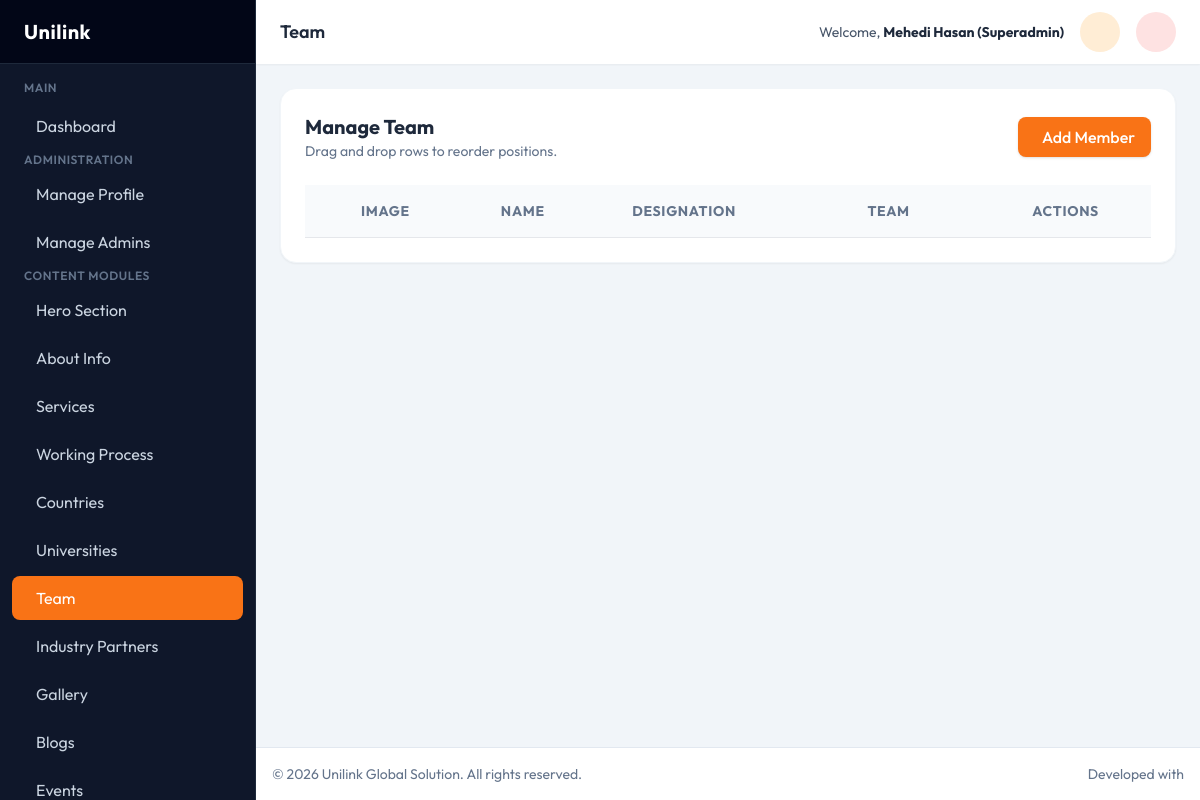
The page /admin/team.php (signed in) on the database as committed earlier.
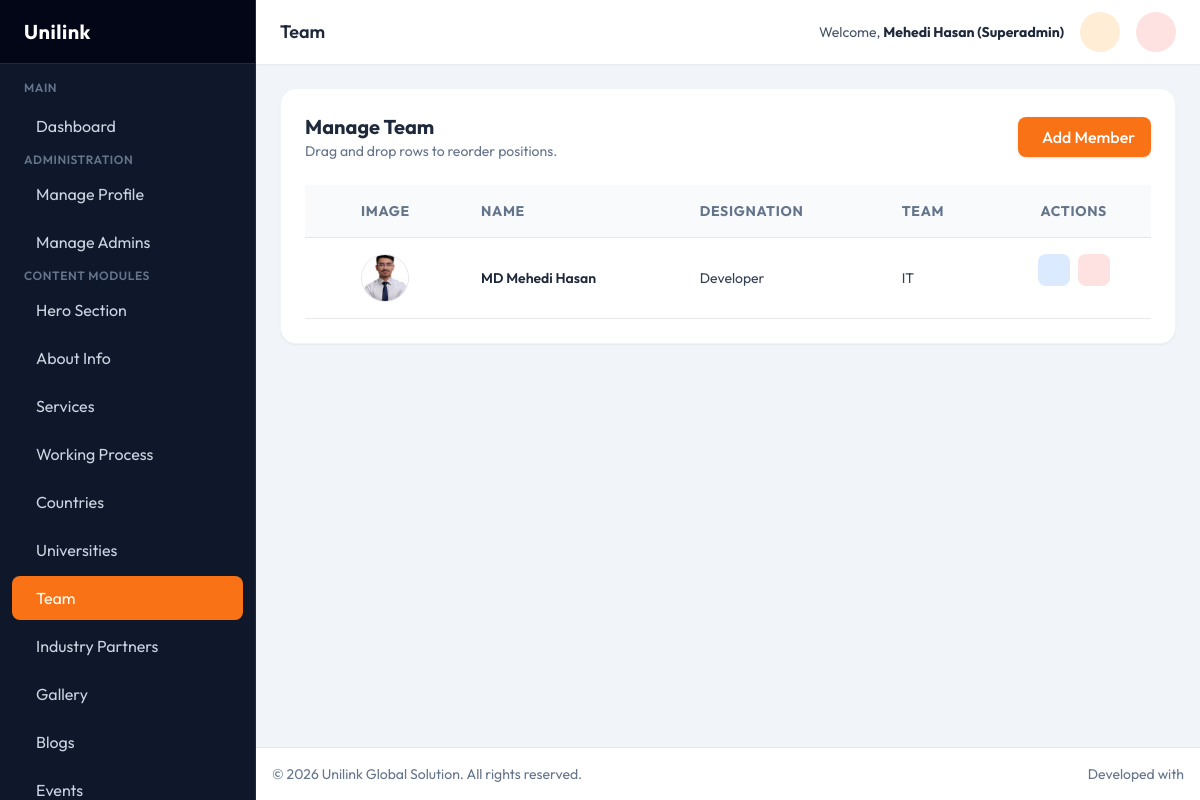
The same page on the database as committed later.
### tables this page shows
CREATE TABLE `team` (
  `id` int(11) NOT NULL,
  `profile_image` varchar(255) DEFAULT NULL,
  `name` varchar(255) DEFAULT NULL,
  `team_name` varchar(100) DEFAULT NULL,
  `designation` varchar(255) DEFAULT NULL,
  `say` text DEFAULT NULL,
  `joining_date` date DEFAULT NULL,
  `blood_group` varchar(10) DEFAULT NULL,
  `certified_by` varchar(255) DEFAULT NULL,
  `position` int(11) NOT NULL DEFAULT 0
);

### config/functions.php (called while the page is built, shortened)
<?php
function has_permission($required_perm) {
    if(in_array('all', $_SESSION['admin_permissions'])) {
        return true;
    }
    return in_array($required_perm, $_SESSION['admin_permissions']);
}

### admin/team.php (the view, shortened to what this page needs)
<?php
require_once __DIR__ . '/../config/functions.php';
require_once __DIR__ . '/components/header.php';
$team_members = $pdo->query("SELECT * FROM team ORDER BY position ASC")->fetchAll();
?>
<div class="bg-white rounded-2xl shadow-sm border border-slate-100 p-6 mb-6">
    <div class="flex flex-col sm:flex-row justify-between items-start sm:items-center gap-4 mb-6">
        <div>
            <h3 class="text-xl font-bold text-slate-800">Manage Team</h3>
            <p class="text-slate-500 text-sm">Drag and drop rows to reorder positions.</p>
        </div>
        <button onclick="openModal()" class="px-4 py-2 bg-secondary hover:bg-accent text-white font-medium rounded-lg shadow transform transition flex items-center gap-2">
            <i class="ph ph-plus-circle text-xl"></i> Add Member
        </button>
    </div>
    <div class="overflow-x-auto">
        <table class="w-full text-left border-collapse" id="teamTable">
            <thead>
                <tr class="bg-slate-50 text-slate-500 text-sm uppercase tracking-wider">
                    <th class="p-4 border-b w-10"></th>
                    <th class="p-4 border-b">Image</th>
                    <th class="p-4 border-b">Name</th>
                    <th class="p-4 border-b">Designation</th>
                    <th class="p-4 border-b">Team</th>
                    <th class="p-4 border-b text-center">Actions</th>
                </tr>
            </thead>
            <tbody id="sortableBody" class="text-slate-700 text-sm">
                <?php foreach($team_members as $member): ?>
                <tr class="hover:bg-slate-50 border-b cursor-move" data-id="<?php echo $member['id']; ?>">
                    <td class="p-4 text-slate-400"><i class="ph ph-dots-six-vertical text-xl"></i></td>
                    <td class="p-4">
                        <?php if($member['profile_image']): ?>
                        <div class="w-12 h-12 rounded-full overflow-hidden border">
                            <img src="../uploads/team/<?php echo $member['profile_image']; ?>" class="w-full h-full object-cover">
                        </div>
                        <?php else: ?>
                        <div class="w-12 h-12 rounded-full bg-slate-200 flex items-center justify-center">
                            <i class="ph ph-user text-xl text-slate-400"></i>
                        </div>
                        <?php endif; ?>
                    </td>
                    <td class="p-4 font-semibold text-slate-800"><?php echo htmlspecialchars($member['name']); ?></td>
                    <td class="p-4"><?php echo htmlspecialchars($member['designation']); ?></td>
                    <td class="p-4"><?php echo htmlspecialchars($member['team_name']); ?></td>
                    <td class="p-4 flex gap-2 justify-center">
                        <button type="button" onclick='editMember(<?php echo json_encode($member); ?>)' class="w-8 h-8 rounded-lg bg-blue-100 text-blue-600 flex items-center justify-center hover:bg-blue-200 transition">
                        </button>
                        <form action="team.php" method="POST" onsubmit="return confirm('Delete this member?');" class="inline">
                            <button type="submit" class="w-8 h-8 rounded-lg bg-red-100 text-red-600 flex items-center justify-center hover:bg-red-200 transition">
                            </button>
                        </form>
                    </td>
                </tr>
                <?php endforeach; ?>
            </tbody>
        </table>
    </div>
</div>
<?php require_once __DIR__ . '/components/footer.php'; ?>

### admin/components/header.php (shortened to what this page needs)
<?php
require_once __DIR__ . '/../../config/functions.php';
$current_page = basename($_SERVER['PHP_SELF']);
?>
<!DOCTYPE html>
<html lang="en">
<head>
    <script src="https://cdn.tailwindcss.com"></script>
    <link rel="stylesheet" href="https://cdnjs.cloudflare.com/ajax/libs/font-awesome/6.4.2/css/all.min.css">
    <link rel="stylesheet" href="https://cdn.datatables.net/1.13.6/css/jquery.dataTables.min.css">
    <link href="https://cdn.jsdelivr.net/npm/quill@1.3.6/dist/quill.snow.css" rel="stylesheet">
</head>
<body class="flex min-h-screen">
    <?php include __DIR__ . '/sidebar.php'; ?>
    <div class="flex-1 flex flex-col sm:ml-64 transition-all duration-300 relative">
        <header class="h-16 bg-white shadow-sm flex items-center justify-between px-6 z-10 sticky top-0">
            <div class="flex items-center gap-4">
                <h2 class="text-lg font-semibold text-slate-800 capitalize">
                    <?php echo str_replace(['_', '.php'], [' ', ''], $current_page); ?>
                </h2>
            </div>
            <div class="flex items-center gap-4">
                <div class="text-sm text-slate-600 hidden sm:block">
                    Welcome, <span class="font-bold text-slate-800"><?php echo htmlspecialchars($_SESSION['admin_name']); ?></span>
                </div>
                <a href="profile.php" class="w-10 h-10 rounded-full bg-orange-100 text-secondary flex items-center justify-center hover:bg-orange-200 transition">
                </a>
                <a href="logout.php" class="w-10 h-10 rounded-full bg-red-100 text-red-600 flex items-center justify-center hover:bg-red-200 transition" title="Logout">
                </a>
            </div>
        </header>
        <main class="flex-1 p-6">

### admin/components/sidebar.php (shortened to what this page needs)
<aside id="sidebar" class="w-64 bg-slate-900 text-slate-300 flex flex-col fixed inset-y-0 left-0 z-40 sm:translate-x-0 -translate-x-full border-r border-slate-800 transition-transform duration-300">
    <div class="h-16 flex items-center justify-between border-b border-slate-800 px-4 bg-slate-950">
        <h1 class="text-xl font-bold text-white tracking-wide flex items-center gap-2">
            <i class="ph-fill ph-student text-secondary"></i> Unilink
        </h1>
    </div>
    <div class="flex-1 overflow-y-auto py-4 px-3 space-y-1 custom-scrollbar">
        <p class="px-3 text-xs font-semibold text-slate-500 uppercase tracking-wider mb-2">Main</p>
        <a href="dashboard.php" class="flex items-center gap-3 px-3 py-2.5 rounded-lg transition-colors <?php echo $current_page == 'dashboard.php' ? 'bg-secondary text-white shadow-lg shadow-orange-500/20' : 'hover:bg-slate-800 hover:text-white'; ?>">
            <i class="ph ph-squares-four text-lg"></i> Dashboard
        </a>
        <?php if(has_permission('manage_profile') || has_permission('manage_admins')): ?>
        <p class="px-3 mt-4 mb-2 text-xs font-semibold text-slate-500 uppercase tracking-wider">Administration</p>
        <?php endif; ?>
        <?php if(has_permission('manage_profile')): ?>
        <a href="profile.php" class="flex items-center gap-3 px-3 py-2.5 rounded-lg transition-colors <?php echo $current_page == 'profile.php' ? 'bg-secondary text-white' : 'hover:bg-slate-800 hover:text-white'; ?>">
            <i class="ph ph-user-gear text-lg"></i> Manage Profile
        </a>
        <?php endif; ?>
        <?php if(has_permission('manage_admins')): ?>
        <a href="admins.php" class="flex items-center gap-3 px-3 py-2.5 rounded-lg transition-colors <?php echo $current_page == 'admins.php' ? 'bg-secondary text-white' : 'hover:bg-slate-800 hover:text-white'; ?>">
            <i class="ph ph-users-three text-lg"></i> Manage Admins
        </a>
        <?php endif; ?>
        <p class="px-3 mt-4 mb-2 text-xs font-semibold text-slate-500 uppercase tracking-wider">Content Modules</p>
        <?php if(has_permission('manage_hero')): ?>
        <a href="hero.php" class="flex items-center gap-3 px-3 py-2.5 rounded-lg transition-colors <?php echo $current_page == 'hero.php' ? 'bg-secondary text-white' : 'hover:bg-slate-800 hover:text-white'; ?>">
            <i class="ph ph-image text-lg"></i> Hero Section
        </a>
        <?php endif; ?>
        <?php if(has_permission('manage_about')): ?>
        <a href="about.php" class="flex items-center gap-3 px-3 py-2.5 rounded-lg transition-colors <?php echo $current_page == 'about.php' ? 'bg-secondary text-white' : 'hover:bg-slate-800 hover:text-white'; ?>">
            <i class="ph ph-info text-lg"></i> About Info
        </a>
        <?php endif; ?>
        <?php if(has_permission('manage_services')): ?>
        <a href="services.php" class="flex items-center gap-3 px-3 py-2.5 rounded-lg transition-colors <?php echo $current_page == 'services.php' ? 'bg-secondary text-white' : 'hover:bg-slate-800 hover:text-white'; ?>">
            <i class="ph ph-briefcase text-lg"></i> Services
        </a>
        <?php endif; ?>
        <?php if(has_permission('manage_working_process')): ?>
        <a href="working_process.php" class="flex items-center gap-3 px-3 py-2.5 rounded-lg transition-colors <?php echo $current_page == 'working_process.php' ? 'bg-secondary text-white' : 'hover:bg-slate-800 hover:text-white'; ?>">
            <i class="ph ph-chart-line-up text-lg"></i> Working Process
        </a>
        <?php endif; ?>
        <?php if(has_permission('manage_countries')): ?>
        <a href="countries.php" class="flex items-center gap-3 px-3 py-2.5 rounded-lg transition-colors <?php echo $current_page == 'countries.php' ? 'bg-secondary text-white' : 'hover:bg-slate-800 hover:text-white'; ?>">
            <i class="ph ph-globe-hemisphere-west text-lg"></i> Countries
        </a>
        <?php endif; ?>
        <?php if(has_permission('manage_universities')): ?>
        <a href="universities.php" class="flex items-center gap-3 px-3 py-2.5 rounded-lg transition-colors <?php echo $current_page == 'universities.php' ? 'bg-secondary text-white' : 'hover:bg-slate-800 hover:text-white'; ?>">
            <i class="ph ph-buildings text-lg"></i> Universities
        </a>
        <?php endif; ?>
        <?php if(has_permission('manage_team')): ?>
        <a href="team.php" class="flex items-center gap-3 px-3 py-2.5 rounded-lg transition-colors <?php echo $current_page == 'team.php' ? 'bg-secondary text-white' : 'hover:bg-slate-800 hover:text-white'; ?>">
            <i class="ph ph-users text-lg"></i> Team
        </a>
        <?php endif; ?>
        <?php if(has_permission('manage_partners')): ?>
        <a href="partners.php" class="flex items-center gap-3 px-3 py-2.5 rounded-lg transition-colors <?php echo $current_page == 'partners.php' ? 'bg-secondary text-white' : 'hover:bg-slate-800 hover:text-white'; ?>">
            <i class="ph ph-handshake text-lg"></i> Industry Partners
        </a>
        <?php endif; ?>
        <?php if(has_permission('manage_gallery')): ?>
        <a href="gallery.php" class="flex items-center gap-3 px-3 py-2.5 rounded-lg transition-colors <?php echo $current_page == 'gallery.php' ? 'bg-secondary text-white' : 'hover:bg-slate-800 hover:text-white'; ?>">
            <i class="ph ph-images text-lg"></i> Gallery
        </a>
        <?php endif; ?>
        <?php if(has_permission('manage_blogs')): ?>
        <a href="blogs.php" class="flex items-center gap-3 px-3 py-2.5 rounded-lg transition-colors <?php echo $current_page == 'blogs.php' ? 'bg-secondary text-white' : 'hover:bg-slate-800 hover:text-white'; ?>">
            <i class="ph ph-article text-lg"></i> Blogs
        </a>
        <?php endif; ?>
        <?php if(has_permission('manage_events')): ?>
        <a href="events.php" class="flex items-center gap-3 px-3 py-2.5 rounded-lg transition-colors <?php echo $current_page == 'events.php' ? 'bg-secondary text-white' : 'hover:bg-slate-800 hover:text-white'; ?>">
            <i class="ph ph-calendar-event text-lg"></i> Events
        </a>
        <?php endif; ?>
    </div>
</aside>

### admin/components/footer.php (shortened to what this page needs)
        </main>
        <footer class="bg-white p-4 border-t border-slate-200 mt-auto flex items-center justify-between text-sm text-slate-500 z-10 relative">
            <p>&copy; <?php echo date('Y'); ?> Unilink Global Solution. All rights reserved.</p>
            <p>Developed with <i class="ph-fill ph-heart text-secondary"></i></p>
        </footer>
    </div>
</body>
</html>

### admin/components/header.php (style rules this page uses)
body { font-family: 'Outfit', sans-serif; background-color: #f1f5f9; color: #334155; }

Rows that differ between the two databases and show on the page:
added team: profile_image (picture), name "MD Mehedi Hasan", designation "Developer", team_name "IT"
